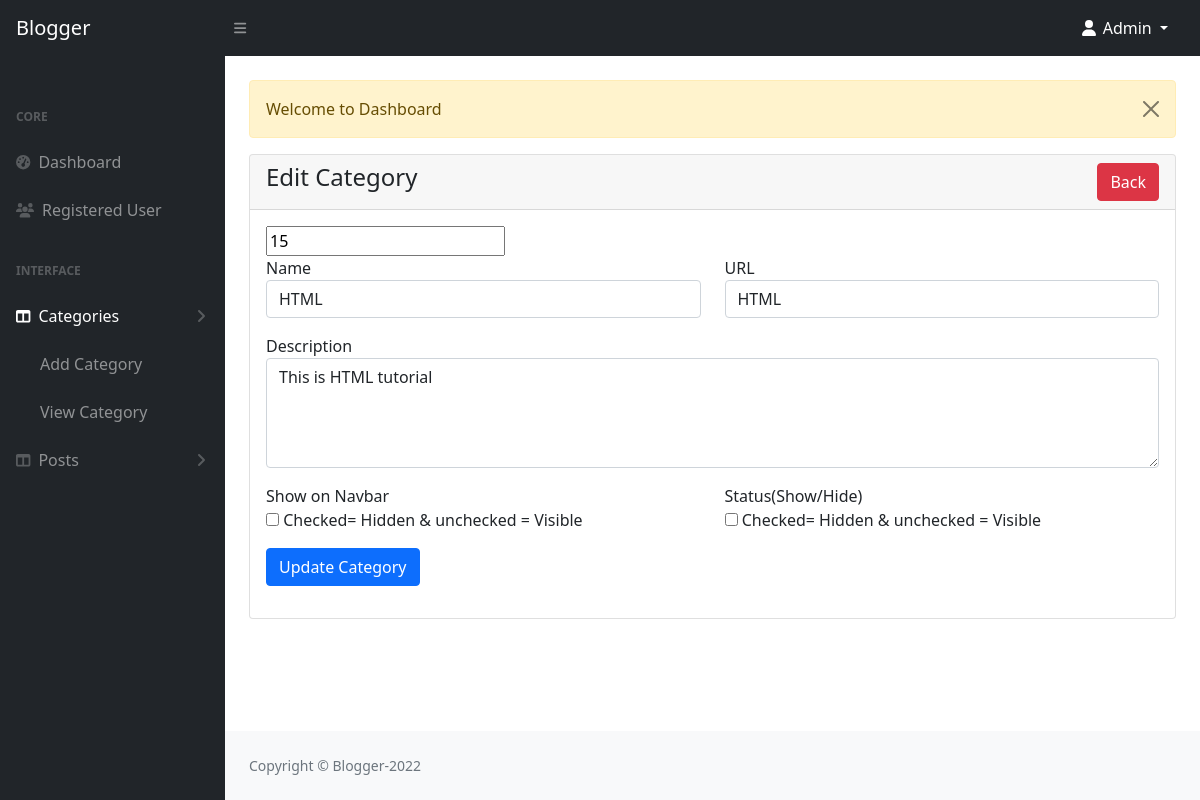
The app's page /admin/category-edit.php?id=15 (signed in) with its own data.
### tables this page shows
CREATE TABLE `categories` (
  `id` int NOT NULL,
  `name` varchar(256) NOT NULL,
  `slug` varchar(256) NOT NULL,
  `description` text,
  `navbar_status` tinyint(1) DEFAULT '0',
  `status` tinyint(1) NOT NULL DEFAULT '0',
  `created_at` timestamp NOT NULL DEFAULT CURRENT_TIMESTAMP
);

### admin/category-edit.php (the view, shortened to what this page needs)
<?php
include('includes/header.php');
?>
<div class="conatiner-fluid px-4">
    <div class="row mt-4">
        <div class="col-md-12">
           <?php include('../message.php'); ?>
            <div class="card">
                <div class="card-header">
                    <h4>Edit Category
                    <a href="category-view.php" class="btn btn-danger float-end">Back</a>
                    </h4>
                </div>
                <div class="card-body">
                <?php
                if(isset($_GET['id']))
                {
                    $category_id=$_GET['id'];
                    $category_edit="SELECT * FROM categories WHERE id='$category_id' LIMIT 1";
                    $category_run=mysqli_query($con,$category_edit);
                    if(mysqli_num_rows($category_run)>0)
                    {
                        $row=mysqli_fetch_array($category_run);
                        ?>
                    <form action="code.php" method="POST">
                    <input type="text" name="category_id" value="<?=$row['id'] ?>"/>
                        <div class="row">
                            <div class="col-md-6 mb-3">
                            <label>Name</label>
                            <input type="text" name="name" class="form-control" value="<?= $row['name'] ?>"/>
                            </div>
                            <div class="col-md-6 mb-3">
                            <label>URL</label>
                            <input type="text" name="slug" class="form-control" value="<?= $row['slug'] ?>"/>
                            </div>
                            <div class="col-md-12 mb-3">
                            <label>Description</label>
                            <textarea name="description" class="form-control" rows="4"
                            ><?= $row['description'] ?></textarea>
                            </div>
                            <div class="col-md-6 mb-3">
                            <label>Show on Navbar</label><br/>
                        <input type="checkbox" name="navbar_status" <?=$row["navbar_status"]=='1'?'checked':'' ?> width="70px" height="70px"/>
                        Checked= Hidden & unchecked = Visible
                          </div>
                    <div class="col-md-6 mb-3">
                        <label>Status(Show/Hide)</label><br/>
                        <input type="checkbox" name="status" <?=$row['status']== '1' ?'checked':'' ?> width="70px" height="70px"/>
                        Checked= Hidden & unchecked = Visible
                    </div>
                    <div class="col-md-12 mb-3">
                        <button type="submit" name="category_update" class="btn btn-primary"> Update Category</button>
                    </div>
                        </div>
                    </form>
                        <?php
                    }
                    else
                    {
                        ?>
                        <h4>No Record Found</h4>
                        <?php
                    }
                }
                    ?>
                </div>
            </div>
        </div>
    </div>
</div>
<?php
include('includes/footer.php');
include('includes/scripts.php');
?>

### records on screen
categories: category_id "15", name "HTML", slug "HTML", description "This is HTML tutorial"

### other values on screen
$_SESSION['auth_user']['user_name'] "Admin"
$_SESSION['message'] "Welcome to Dashboard"
